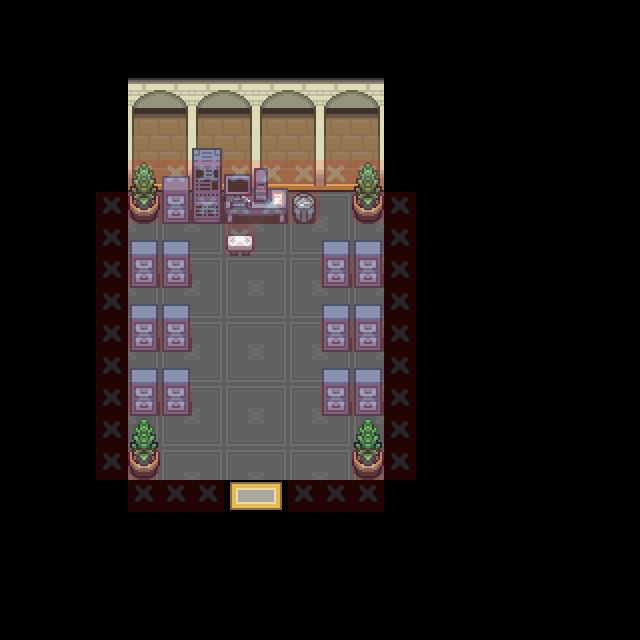

This game map was drawn from its Tiled (.tmx) file and the tilesets committed beside it. A one-line description and the trimmed map source follow:
An orthogonal 20x20 tile map with 32x32 px tiles, 23 tile layers (Floor_0, Terrain_0, Watershore_0, Building_0, ...), 8 tilesets.

<map version="1.10" tiledversion="1.10.2" orientation="orthogonal" renderorder="right-down" width="20" height="20" tilewidth="32" tileheight="32" infinite="0" nextlayerid="36" nextobjectid="1">
 <tileset firstgid="1" source="../Tilesets/forest.tsx" />
 <tileset firstgid="5001" source="../Tilesets/passages.tsx" />
 <tileset firstgid="5145" source="../Tilesets/systemtags.tsx" />
 <tileset firstgid="5273" source="../Tilesets/terrain_tag.tsx" />
 <tileset firstgid="5289" source="../Tilesets/nature_basics.tsx" />
 <tileset firstgid="15273" source="../Tilesets/terrain_basics.tsx" />
 <tileset firstgid="21039" source="../Tilesets/common_assets.tsx" />
 <tileset firstgid="31023" source="../Tilesets/interiors.tsx" />
 <layer id="1" name="Floor_0" width="20" height="20">
  <data>[400 cells, 130 non-empty, 5 distinct tile ids]</data>
 </layer>
 <layer id="19" name="Terrain_0" width="20" height="20">
  <data>[400 cells, 0 non-empty, 0 distinct tile ids]</data>
 </layer>
 <layer id="35" name="Watershore_0" width="20" height="20">
  <data>[400 cells, 0 non-empty, 0 distinct tile ids]</data>
 </layer>
 <layer id="25" name="Building_0" width="20" height="20">
  <data>[400 cells, 32 non-empty, 8 distinct tile ids]</data>
 </layer>
 <layer id="9" name="Tree_0" width="20" height="20">
  <data>[400 cells, 0 non-empty, 0 distinct tile ids]</data>
 </layer>
 <layer id="21" name="Furniture_0" width="20" height="20">
  <data>[400 cells, 24 non-empty, 9 distinct tile ids]</data>
 </layer>
 <group id="2" name="Z=0" />
 <layer id="26" name="Building_1" width="20" height="20">
  <data>[400 cells, 0 non-empty, 0 distinct tile ids]</data>
 </layer>
 <layer id="10" name="Tree_1" width="20" height="20">
  <data>[400 cells, 0 non-empty, 0 distinct tile ids]</data>
 </layer>
 <layer id="22" name="Furniture_1" width="20" height="20">
  <data>[400 cells, 2 non-empty, 2 distinct tile ids]</data>
 </layer>
 <group id="3" name="Z=1" />
 <layer id="27" name="Building_2" width="20" height="20">
  <data>[400 cells, 0 non-empty, 0 distinct tile ids]</data>
 </layer>
 <layer id="11" name="Tree_2" width="20" height="20">
  <data>[400 cells, 0 non-empty, 0 distinct tile ids]</data>
 </layer>
 <layer id="23" name="Furniture_2" width="20" height="20">
  <data>[400 cells, 18 non-empty, 3 distinct tile ids]</data>
 </layer>
 <group id="4" name="Z=2" />
 <layer id="28" name="Building_3" width="20" height="20">
  <data>[400 cells, 0 non-empty, 0 distinct tile ids]</data>
 </layer>
 <layer id="12" name="Tree_3" width="20" height="20">
  <data>[400 cells, 0 non-empty, 0 distinct tile ids]</data>
 </layer>
 <layer id="24" name="Furniture_3" width="20" height="20">
  <data>[400 cells, 1 non-empty, 1 distinct tile ids]</data>
 </layer>
 <group id="5" name="Z=3" />
 <layer id="29" name="Building_4" width="20" height="20">
  <data>[400 cells, 0 non-empty, 0 distinct tile ids]</data>
 </layer>
 <layer id="13" name="Tree_4" width="20" height="20">
  <data>[400 cells, 0 non-empty, 0 distinct tile ids]</data>
 </layer>
 <layer id="34" name="Furniture_4" width="20" height="20">
  <data>[400 cells, 0 non-empty, 0 distinct tile ids]</data>
 </layer>
 <group id="6" name="Z=4" />
 <layer id="30" name="Building_5" width="20" height="20">
  <data>[400 cells, 0 non-empty, 0 distinct tile ids]</data>
 </layer>
 <layer id="32" name="Tree_5" width="20" height="20">
  <data>[400 cells, 0 non-empty, 0 distinct tile ids]</data>
 </layer>
 <layer id="33" name="Furniture_5" width="20" height="20">
  <data>[400 cells, 0 non-empty, 0 distinct tile ids]</data>
 </layer>
 <group id="31" name="Z=5" />
 <layer id="8" name="systemtags" width="20" height="20">
  <data>[400 cells, 0 non-empty, 0 distinct tile ids]</data>
 </layer>
 <layer id="7" name="passages" width="20" height="20" opacity="0.15">
  <data>[400 cells, 54 non-empty, 1 distinct tile ids]</data>
 </layer>
</map>
